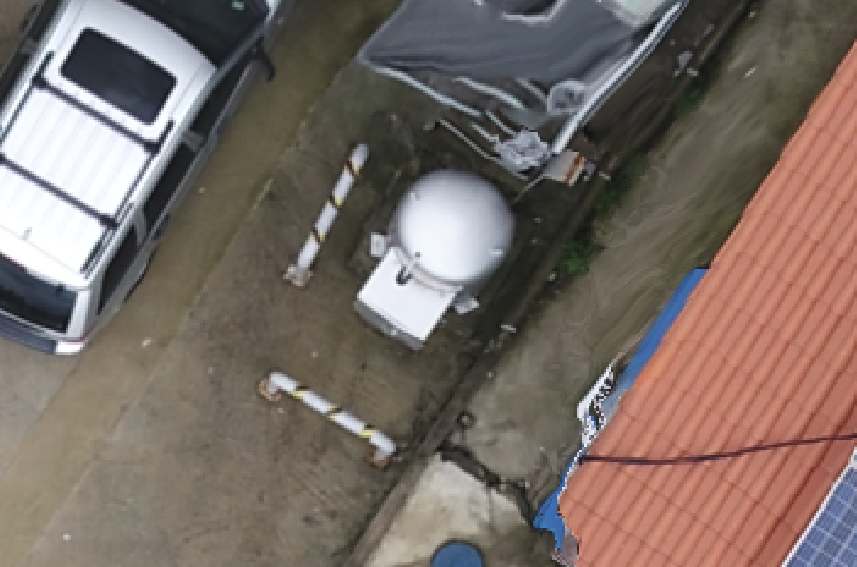
#> input picture projects/산업-컴퓨터비전-실제/소스코드/origin.png, 857 x 567 px
$ python homography.py
#> lines starting #> are read from the running program, lines starting #| are printed output that depends on the picture; after the words box and inside, x2 and y2 are one past the last pixel; in counts of white or black regions, pixels touching at a corner belong together
import sys
import numpy as np
import matplotlib.pyplot as plt
import cv2


# 영상 불러오기
#src1 = cv2.imread('graf1.png', cv2.IMREAD_GRAYSCALE)
#src2 = cv2.imread('graf3.png', cv2.IMREAD_GRAYSCALE)
src1 = cv2.imread('./origin.png',cv2.IMREAD_GRAYSCALE)
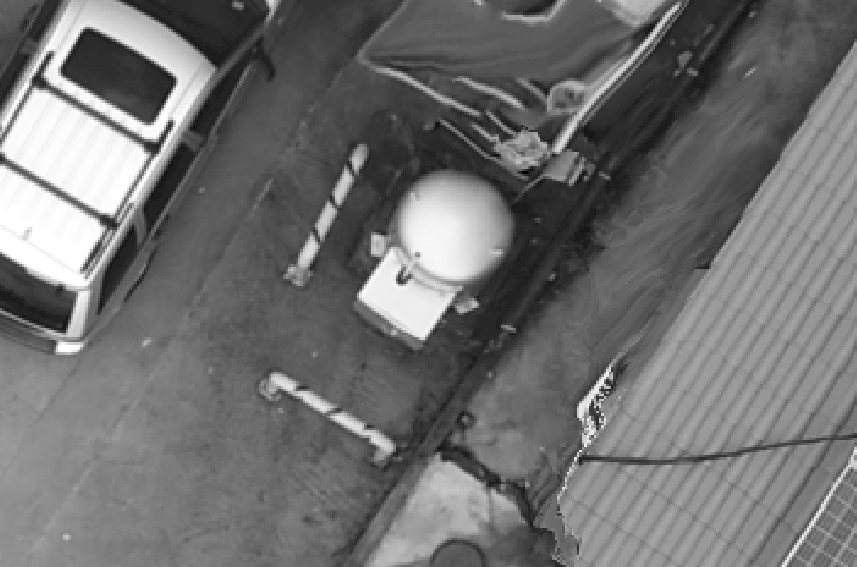
#> src1: shape (567, 857); min 0, max 255, mean 112.7
src2 = cv2.imread('./target.png',cv2.IMREAD_GRAYSCALE)
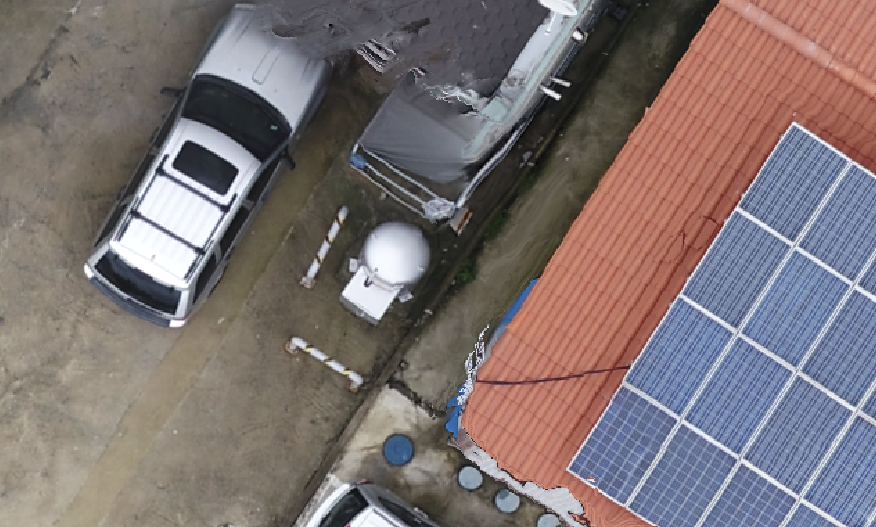
#> input picture projects/산업-컴퓨터비전-실제/소스코드/target.png, 876 x 527 px
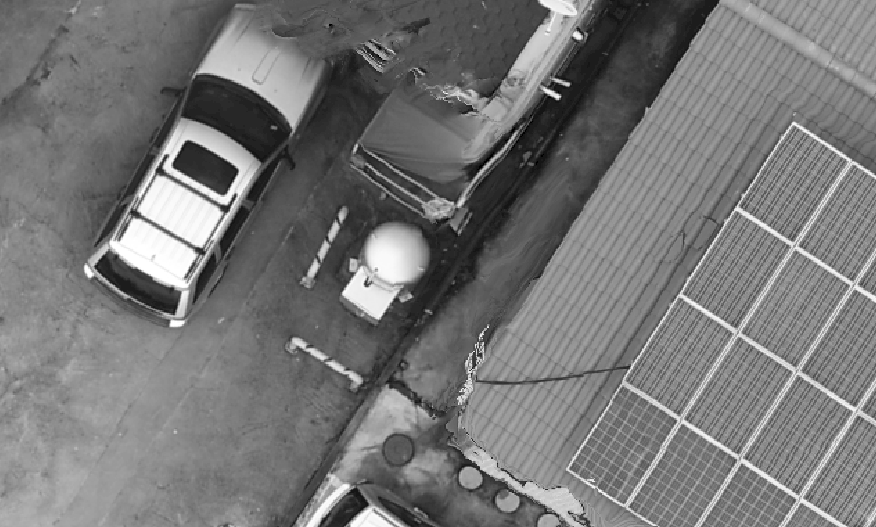
#> src2: shape (527, 876); min 0, max 255, mean 118.6

if src1 is None or src2 is None:
    sys.exit()

feature = cv2.KAZE_create()

# 특징점 검출 및 기술자 계산
kp1, desc1 = feature.detectAndCompute(src1, None)
#> kp1 = 1115 keypoints; strongest (x, y, size): (152, 148, 12.5), (94, 61, 36.9), (145, 89, 36.5), (39, 81, 12.3)
kp2, desc2 = feature.detectAndCompute(src2, None)
#> kp2 = 1453 keypoints; strongest (x, y, size): (192, 160, 22.1), (398, 258, 38.4), (203, 165, 34.6), (219, 174, 22.1)

# 특징점 매칭
matcher=cv2.BFMatcher_create()
# matcher=cv2.BFMatcher_create(cv2.NORM_HAMMING)
matches=matcher.match(desc1,desc2)
#> matches = 1115 matches

matches=sorted(matches,key=lambda x: x.distance)
good_matches=matches[:80]
#> good_matches = 80 matches


pts1=np.array([kp1[m.queryIdx].pt for m in good_matches]).reshape(-1,1,2).astype(np.float32)    #(80,2)
#> pts1 = 80 rows, first 8: [291.6, 258], [309.4, 229.8], [364.8, 295], [295, 403.1], [277.7, 379.6], [217.1, 59.36], [411.5, 197.1], [83.62, 282.9]
pts2=np.array([kp2[m.trainIdx].pt for m in good_matches]).reshape(-1,1,2).astype(np.float32)
#> pts2 = 80 rows, first 8: [303.7, 271.9], [313.7, 255.8], [346, 292.8], [305.5, 355.1], [296.3, 341.2], [261.9, 157.2], [372.7, 237], [185.2, 285]

H,_=cv2.findHomography(pts1,pts2,cv2.RANSAC)
#> H = [[0.574, -0.00396, 137.9], [0.00396, 0.571, 123.4], [1e-05, -9.14e-06, 1]]

# 호모그래피를 이용하여 기준 영상 영역 표시
dst=cv2.drawMatches(src1,kp1,src2,kp2,good_matches,None,flags=cv2.DrawMatchesFlags_NOT_DRAW_SINGLE_POINTS)
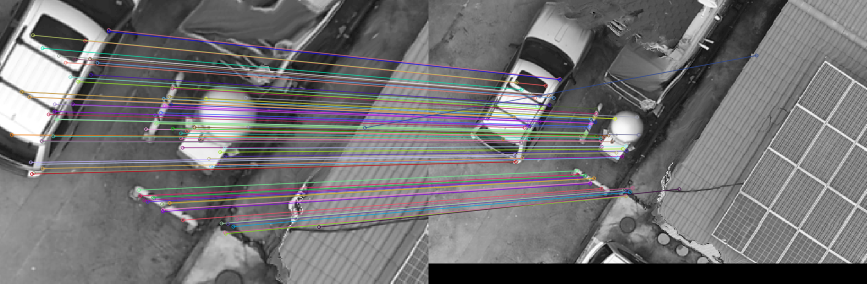
#> dst: shape (567, 1733, 3) (shown at 1/2 size); mean of channels 0, 1, 2 113.9, 112.5, 114; drawn as B, G, R

(h,w)=src1.shape[:2]
#> h = 567; w = 857
corners1=np.array([[0,0],[0,h-1],[w-1,h-1],[w-1,0]]).reshape(-1,1,2).astype(np.float32)
#> corners1 = [[0, 0], [0, 566], [856, 566], [856, 0]]
corners2=cv2.perspectiveTransform(corners1,H)
#> corners2 = [[137.9, 123.4], [136.3, 449.1], [624.5, 448.6], [623.6, 125.7]]

corners2=corners2 + np.float32([w,0])
#> corners2 = [[994.9, 123.4], [993.3, 449.1], [1481.5, 448.6], [1480.6, 125.7]]

cv2.polylines(dst,[np.int32(corners2)],True,(0,255,0),2,cv2.LINE_AA)
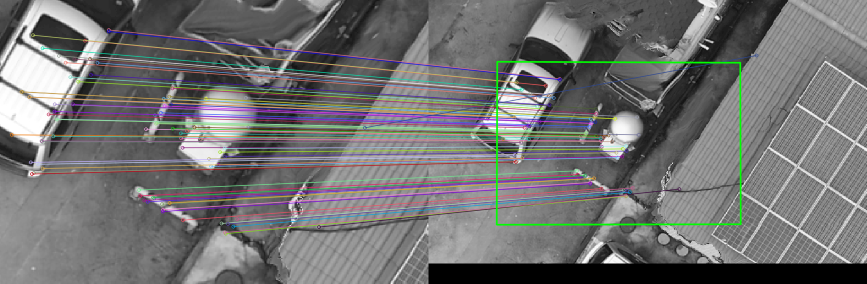
#> dst: shape (567, 1733, 3) (shown at 1/2 size); 0.83% of pixels changed, all inside (x1, y1, x2, y2) = (991, 121, 1484, 452); drawn as B, G, R

cv2.namedWindow('result')
cv2.imshow('result',dst)
cv2.waitKey()
cv2.destroyAllWindows()

# [8 lines of commented-out code are left out]
